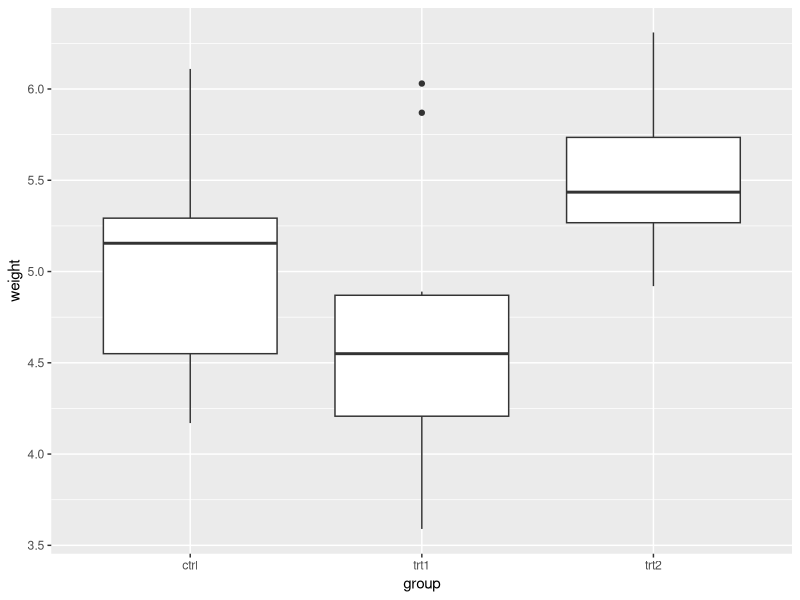
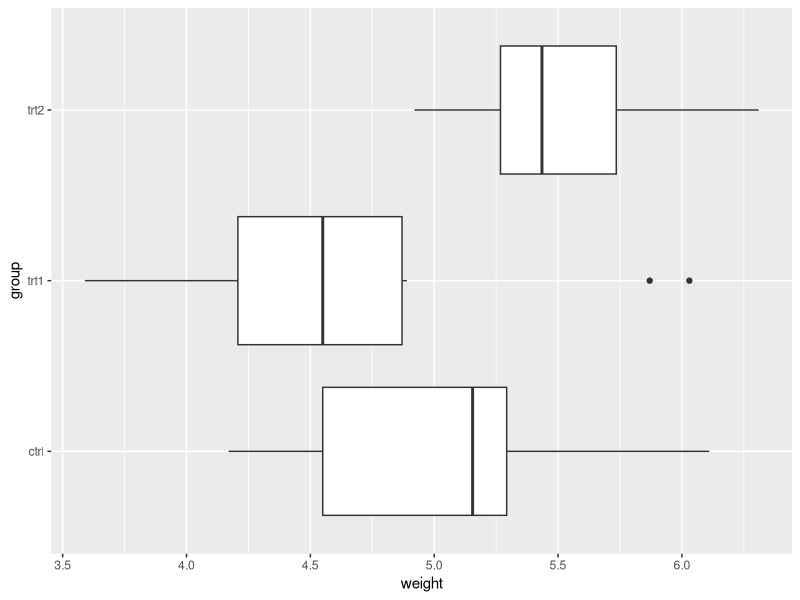
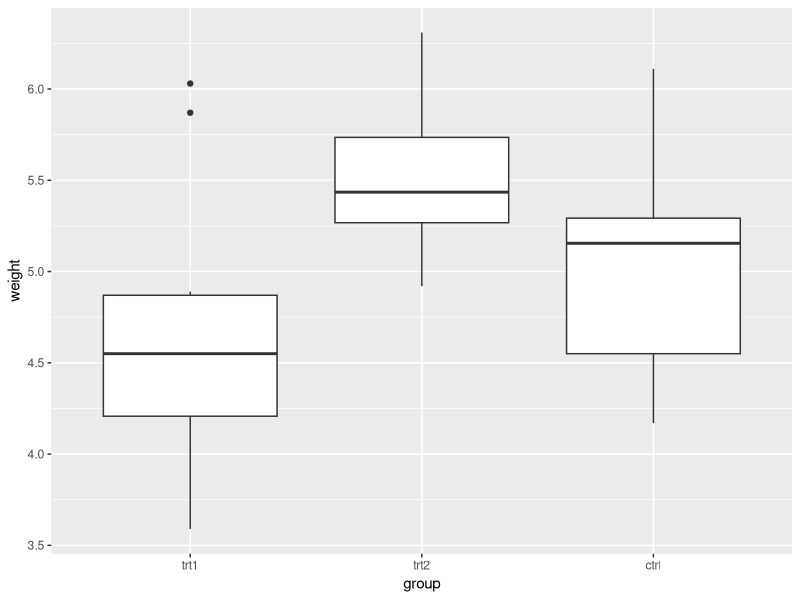
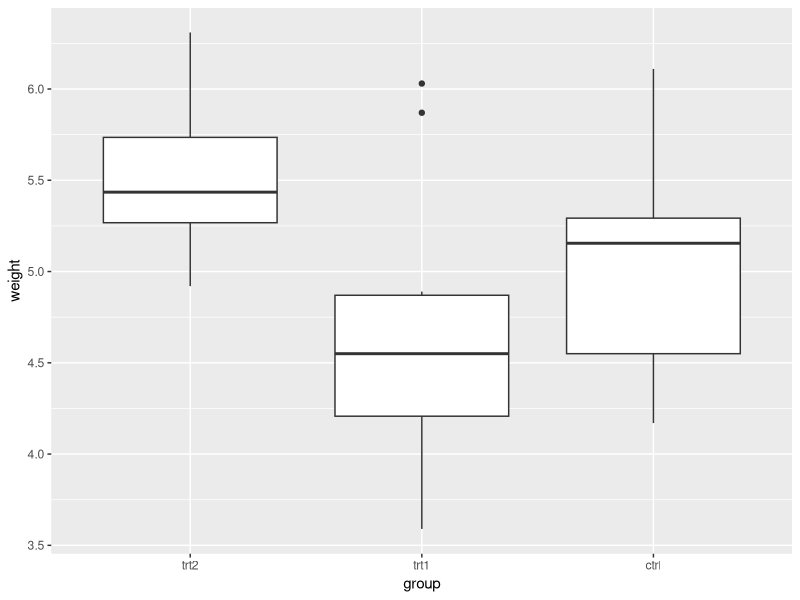
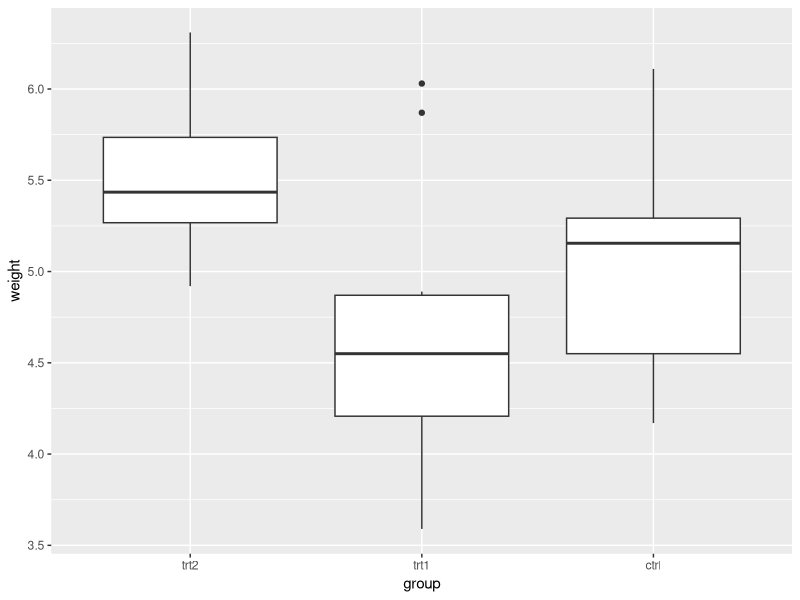
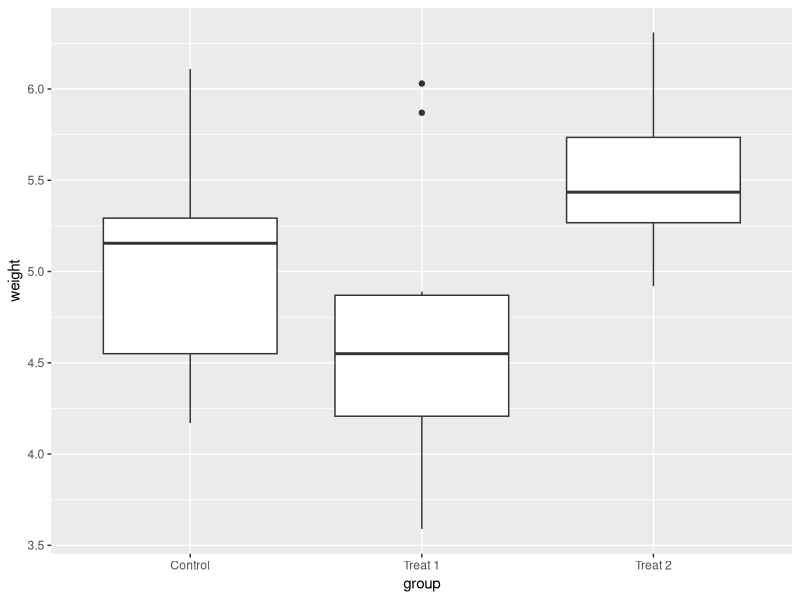
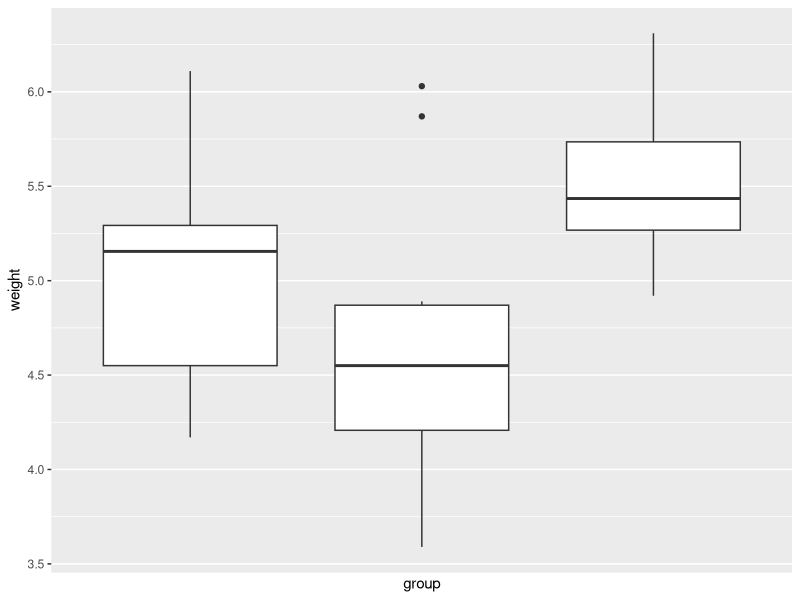
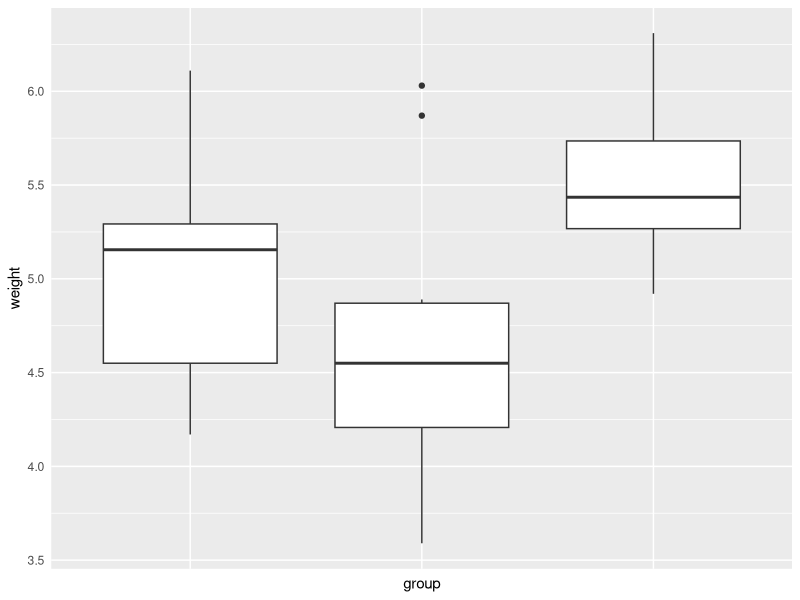

Write R code to recreate these figures, in order.
library(ggplot2)

bp <- ggplot(PlantGrowth, aes(x=group, y=weight)) + geom_boxplot()
bp


##Swap x and y axes (make x vertical, y horizontal):
  
  bp + coord_flip()


###Discrete axis

#Changing the order of items

# Manually set the order of a discrete-valued axis
bp + scale_x_discrete(limits=c("trt1","trt2","ctrl"))

# Reverse the order of a discrete-valued axis
# Get the levels of the factor
flevels <- levels(PlantGrowth$group)
# "ctrl" "trt1" "trt2"
# Reverse the order
flevels <- rev(flevels)
# "trt2" "trt1" "ctrl"
bp + scale_x_discrete(limits=flevels)

# Or it can be done in one line:
bp + scale_x_discrete(limits = rev(levels(PlantGrowth$group)) )



#Setting tick mark labels

#For discrete variables, the tick mark labels are taken directly from levels of the factor. However, sometimes the factor levels have short names that aren't suitable for presentation.

bp + scale_x_discrete(breaks=c("ctrl", "trt1", "trt2"), labels=c("Control", "Treat 1", "Treat 2"))


# Hide x tick marks, labels, and grid lines
bp + scale_x_discrete(breaks=NULL)

# Hide all tick marks and labels (on X axis), but keep the gridlines
bp + theme(axis.ticks = element_blank(), axis.text.x = element_blank())





##Continuous axis

##Setting range and reversing direction of an axis

##Note that if any scale_y_continuous command is used, it overrides any ylim command, and the ylim will be ignored.

# Set the range of a continuous-valued axis
# These are equivalent
bp + ylim(0,8)
bp + scale_y_continuous(limits=c(0,8))




#If the y range is reduced using the method above, the data outside the range is ignored. This might be OK for a scatterplot, but it can be problematic for the box plots used here. For bar graphs, if the range does not include 0, the bars will not show at all!
  
#  To avoid this problem, you can use coord_cartesian instead. Instead of setting the limits of the data, it sets the viewing area of the data.

# These two do the same thing; all data points outside the graphing range are dropped,
# resulting in a misleading box plot
bp + ylim(5, 7.5)
bp + scale_y_continuous(limits=c(5, 7.5))

# Using coord_cartesian "zooms" into the area
bp + coord_cartesian(ylim=c(5, 7.5))

# Specify tick marks directly
bp + coord_cartesian(ylim=c(5, 7.5)) + 
  scale_y_continuous(breaks=seq(0, 10, 0.25))  # Ticks from 0-10, every .25



# Reverse order of a continuous-valued axis
bp + scale_y_reverse()



##Setting and hiding tick markers

# Setting the tick marks on an axis
# This will show tick marks on every 0.25 from 1 to 10
# The scale will show only the ones that are within range (3.50-6.25 in this case)
bp + scale_y_continuous(breaks=seq(1,10,1/4))

# The breaks can be spaced unevenly
bp + scale_y_continuous(breaks=c(4, 4.25, 4.5, 5, 6,8))

# Suppress ticks and gridlines
bp + scale_y_continuous(breaks=NULL)

# Hide tick marks and labels (on Y axis), but keep the gridlines
bp + theme(axis.ticks = element_blank(), axis.text.y = element_blank())



#Axis transformations: log, sqrt, etc.

#By default, the axes are linearly scaled. It is possible to transform the axes with log, power, roots, and so on.

#There are two ways of transforming an axis. One is to use a scale transform, and the other is to use a coordinate transform. With a scale transform, the data is transformed before properties such as breaks (the tick locations) and range of the axis are decided. With a coordinate transform, the transformation happens after the breaks and scale range are decided. This results in different appearances, as shown below.

# Create some noisy exponentially-distributed data
set.seed(201)
n <- 100
dat <- data.frame(xval = (1:n+rnorm(n,sd=5))/20, yval = 2*2^((1:n+rnorm(n,sd=5))/20))

# A scatterplot with regular (linear) axis scaling
sp <- ggplot(dat, aes(xval, yval)) + geom_point()
sp

# log2 scaling of the y axis (with visually-equal spacing)
library(scales)     # Need the scales package
sp + scale_y_continuous(trans=log2_trans())

# log2 coordinate transformation (with visually-diminishing spacing)
sp + coord_trans(y="log2")



#With a scale transformation, you can also set the axis tick marks to show exponents.

sp + scale_y_continuous(trans = log2_trans(),
                        breaks = trans_breaks("log2", function(x) 2^x),
                        labels = trans_format("log2", math_format(2^.x)))


#A couple scale transformations have convenience functions: scale_y_log10 and scale_y_sqrt (with corresponding versions for x).

set.seed(205)
n <- 100
dat10 <- data.frame(xval = (1:n+rnorm(n,sd=5))/20, yval = 10*10^((1:n+rnorm(n,sd=5))/20))

sp10 <- ggplot(dat10, aes(xval, yval)) + geom_point()

# log10
sp10 + scale_y_log10()

# log10 with exponents on tick labels
sp10 + scale_y_log10(breaks = trans_breaks("log10", function(x) 10^x),
                     labels = trans_format("log10", math_format(10^.x)))



##Fixed ratio between x and y axes

#It is possible to set the scaling of the axes to an equal ratio, with one visual unit being representing the same numeric unit on both axes. It is also possible to set them to ratios other than 1:1.

# Data where x ranges from 0-10, y ranges from 0-30
set.seed(202)
dat <- data.frame(xval = runif(40,0,10), yval = runif(40,0,30))
sp <- ggplot(dat, aes(xval, yval)) + geom_point()

# Force equal scaling
sp + coord_fixed()

# Equal scaling, with each 1 on the x axis the same length as y on x axis
sp + coord_fixed(ratio=1/3)



#Axis labels and text formatting

#To set and hide the axis labels:
  
  bp + theme(axis.title.x = element_blank()) +   # Remove x-axis label
  ylab("Weight (Kg)")                    # Set y-axis label

# Also possible to set the axis label with the scale
# Note that vertical space is still reserved for x's label
bp + scale_x_discrete(name="") +
  scale_y_continuous(name="Weight (Kg)")